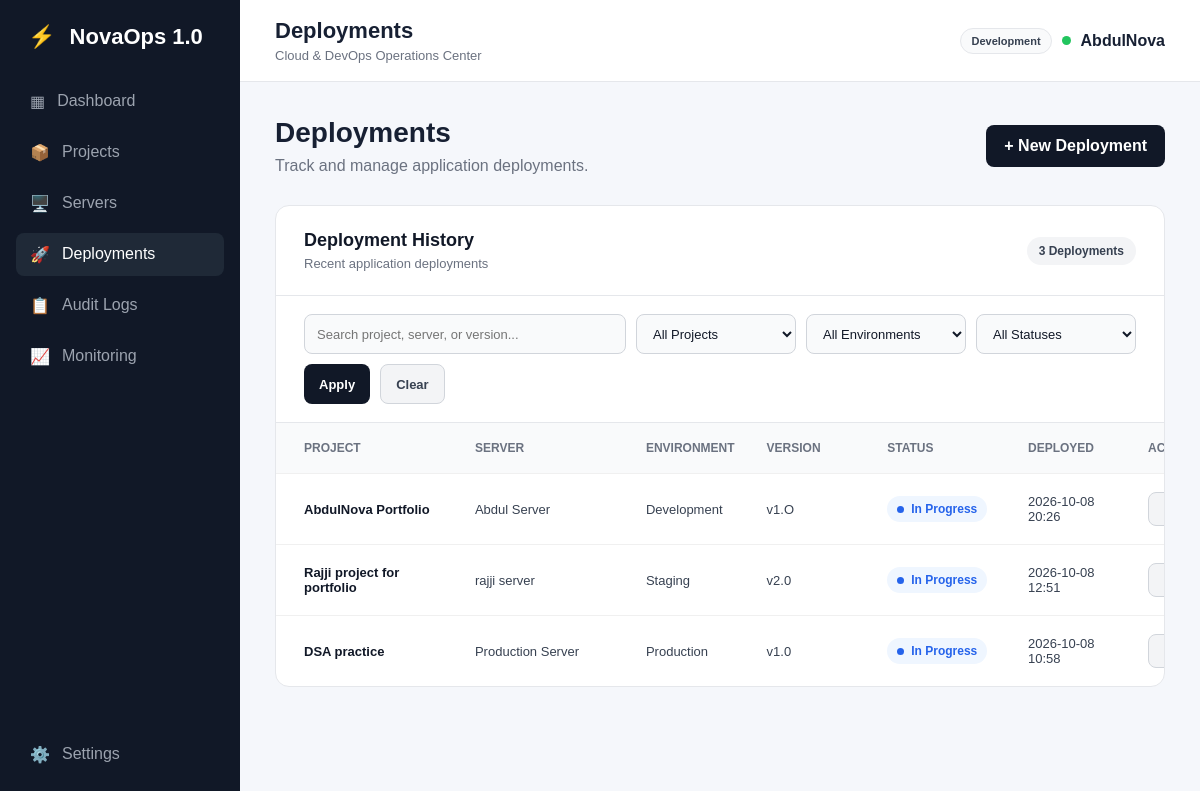
Screenshot of /deployments with the database file from the repository.
### app.py (models this page shows)
class AppSetting(db.Model):
    id = db.Column(db.Integer, primary_key=True)
    key = db.Column(db.String(100), unique=True, nullable=False)
    value = db.Column(db.String(255), nullable=False)

class Deployment(db.Model):
    id = db.Column(
        db.Integer,
        primary_key=True
    )
    project_id = db.Column(
        db.Integer,
        db.ForeignKey("project.id"),
        nullable=False
    )
    server_id = db.Column(
        db.Integer,
        db.ForeignKey("server.id"),
        nullable=False
    )
    environment = db.Column(
        db.String(50),
        nullable=False
    )
    version = db.Column(
        db.String(50),
        nullable=False
    )
    status = db.Column(
        db.String(50),
        nullable=False
    )
    deployed_at = db.Column(
        db.DateTime,
        default=india_now,
        nullable=False
    )
    project = db.relationship(
        "Project",
        backref="deployments"
    )
    server = db.relationship(
        "Server",
        backref="deployments"
    )

class Project(db.Model):
    id = db.Column(
        db.Integer,
        primary_key=True
    )
    name = db.Column(
        db.String(100),
        nullable=False
    )
    description = db.Column(
        db.Text,
        nullable=False
    )
    status = db.Column(
        db.String(50),
        nullable=False
    )
    servers = db.relationship(
        "Server",
        backref="project",
        lazy=True
    )

class Server(db.Model):
    id = db.Column(
        db.Integer,
        primary_key=True
    )
    name = db.Column(
        db.String(100),
        nullable=False
    )
    ip_address = db.Column(
        db.String(50),
        nullable=False
    )
    provider = db.Column(
        db.String(50),
        nullable=False
    )
    region = db.Column(
        db.String(50),
        nullable=False
    )
    status = db.Column(
        db.String(50),
        nullable=False
    )
    project_id = db.Column(
        db.Integer,
        db.ForeignKey("project.id"),
        nullable=True
    )

### app.py (the view, shortened to what this page needs)
@app.route("/deployments")
def deployments():
    search = request.args.get(
        "search",
        ""
    ).strip()
    project_id = request.args.get(
        "project_id",
        ""
    ).strip()
    environment = request.args.get(
        "environment",
        ""
    ).strip()
    status = request.args.get(
        "status",
        ""
    ).strip()
    query = Deployment.query
    if project_id:
        query = query.filter(
            Deployment.project_id == int(
                project_id
            )
        )
    if environment:
        query = query.filter(
            Deployment.environment == environment
        )
    if status:
        query = query.filter(
            Deployment.status == status
        )
    deployments = query.order_by(
        Deployment.deployed_at.desc()
    ).all()
    projects = Project.query.order_by(
        Project.name.asc()
    ).all()
    return render_template(
        "deployments.html",
        deployments=deployments,
        projects=projects,
        search=search,
        project_id=project_id,
        environment=environment,
        status=status
    )

### app.py (called while the page is built)
@app.context_processor
def inject_app_settings():
    stored_settings = {
        setting.key: setting.value
        for setting in AppSetting.query.all()
    }
    try:
        refresh_seconds = int(
            stored_settings.get("monitoring_refresh_seconds", "0")
        )
    except ValueError:
        refresh_seconds = 0
    return {
        "app_name": stored_settings.get("app_name", "NovaOps 1.0"),
        "environment_label": stored_settings.get(
            "environment_label", "Development"
        ),
        "monitoring_refresh_seconds": refresh_seconds
    }

### templates/deployments.html (shortened to what this page needs)
{% extends "base.html" %}
{% block page_title %}
Deployments
{% endblock %}
{% block content %}
<div class="welcome">
    <div>
        <h1>Deployments</h1>
        <p>Track and manage application deployments.</p>
    </div>
    <a href="{{ url_for('new_deployment') }}" class="primary-btn">
        + New Deployment
    </a>
</div>
<div class="server-card">
    <div class="server-card-header">
        <div>
            <h2>Deployment History</h2>
            <p>Recent application deployments</p>
        </div>
        <span class="server-count">
            {{ deployments|length }} Deployments
        </span>
    </div>
    <div class="deployment-filters">
        <form method="GET" action="{{ url_for('deployments') }}">
            <div class="deployment-filter-search">
                <input type="text" name="search" value="{{ search }}"
                    placeholder="Search project, server, or version...">
            </div>
            <div class="deployment-filter-select">
                <select name="project_id">
                    <option value="">
                        All Projects
                    </option>
                </select>
            </div>
            <div class="deployment-filter-select">
                <select name="environment">
                    <option value="">
                        All Environments
                    </option>
                </select>
            </div>
            <div class="deployment-filter-select">
                <select name="status">
                    <option value="">
                        All Statuses
                    </option>
                </select>
            </div>
            <button type="submit" class="filter-btn">
                Apply
            </button>
            <a href="{{ url_for('deployments') }}" class="clear-filter-btn">
                Clear
            </a>
        </form>
    </div>
    <div class="server-table">
        <div class="server-table-header">
            <span>Project</span>
            <span>Server</span>
            <span>Environment</span>
            <span>Version</span>
            <span>Status</span>
            <span>Deployed</span>
            <span>Actions</span>
        </div>
        {% for deployment in deployments %}
        <div class="server-row">
            <span class="server-name">
                {{ deployment.project.name }}
            </span>
            <span>
                {{ deployment.server.name }}
            </span>
            <span>
                {{ deployment.environment }}
            </span>
            <span>
                {{ deployment.version }}
            </span>
            <span class="server-status
    {% if deployment.status == 'Successful' %}
        status-running
    {% elif deployment.status == 'In Progress' %}
        status-progress
    {% elif deployment.status == 'Failed' %}
        status-failed
    {% endif %}">
                <span class="status-indicator"></span>
                {{ deployment.status }}
            </span>
            <span>
                {{ deployment.deployed_at.strftime("%Y-%m-%d %H:%M") }}
            </span>
            <div class="server-actions">
                <a href="{{ url_for(
                        'edit_deployment',
                        deployment_id=deployment.id
                    ) }}" class="secondary-btn">
                </a>
            </div>
        </div>
        {% endfor %}
    </div>
</div>
{% endblock %}

### templates/base.html (shortened to what this page needs)
<!DOCTYPE html>
<html lang="en">
<head>
    <link rel="stylesheet" href="{{ url_for('static', filename='css/style.css') }}">
</head>
<body>
    <div class="app">
        <aside class="sidebar">
            <div class="logo">
                <span>⚡</span>
                {{ app_name }}
            </div>
            <nav class="navigation">
                <a href="{{ url_for('dashboard') }}"
                    class="nav-item {% if request.endpoint == 'dashboard' %}active{% endif %}">
                    <span class="nav-icon">▦</span>
                    <span>Dashboard</span>
                </a>
                <a href="{{ url_for('projects') }}"
                    class="nav-item {% if request.endpoint in ['projects', 'new_project', 'edit_project', 'project_detail'] %}active{% endif %}">
                    <span class="nav-icon">📦</span>
                    <span>Projects</span>
                </a>
                <a href="{{ url_for('servers') }}"
                    class="nav-item {% if request.endpoint in ['servers', 'new_server', 'edit_server'] %}active{% endif %}">
                    <span class="nav-icon">🖥️</span>
                    <span>Servers</span>
                </a>
                <a href="{{ url_for('deployments') }}"
                    class="nav-item {% if request.endpoint in ['deployments', 'new_deployment', 'edit_deployment'] %}active{% endif %}">
                    <span class="nav-icon">🚀</span>
                    <span>Deployments</span>
                </a>
                <a href="{{ url_for('audit_logs') }}"
                    class="nav-item {% if request.endpoint == 'audit_logs' %}active{% endif %}">
                    <span class="nav-icon">📋</span>
                    <span>Audit Logs</span>
                </a>
                <a href="{{ url_for('monitoring') }}"
                    class="nav-item {% if request.endpoint == 'monitoring' %}active{% endif %}">
                    <span class="nav-icon">📈</span>
                    <span>Monitoring</span>
                </a>
            </nav>
            <div class="sidebar-bottom">
                <a href="{{ url_for('settings') }}"
                    class="nav-item {% if request.endpoint == 'settings' %}active{% endif %}">
                    <span class="nav-icon">⚙️</span>
                    <span>Settings</span>
                </a>
            </div>
        </aside>
        <main class="main">
            <header class="navbar">
                <div>
                    <h2>
                        {% block page_title %}{% endblock %}
                    </h2>
                    <p>Cloud &amp; DevOps Operations Center</p>
                </div>
                <div class="user-section">
                    <span class="environment-badge">
                        {{ environment_label }}
                    </span>
                    <div class="status-dot"></div>
                    <span>AbdulNova</span>
                </div>
            </header>
            <section class="content">
                {% block content %}
                {% endblock %}
            </section>
        </main>
    </div>
</body>
</html>

### rows the page displays
AppSetting: value "NovaOps 1.0"
AppSetting: value "Development"
Deployment: project.name "AbdulNova Portfolio", server.name "Abdul Server", environment "Development", version "v1.O", status "In Progress", deployed_at "2026-10-08 20:26"
Deployment: project.name "Rajji project for portfolio", server.name "rajji server", environment "Staging", version "v2.0", status "In Progress", deployed_at "2026-10-08 12:51"
Deployment: project.name "DSA practice", server.name "Production Server", environment "Production", version "v1.0", status "In Progress", deployed_at "2026-10-08 10:58"

### other values shown
{{ deployments|length }} "3"
